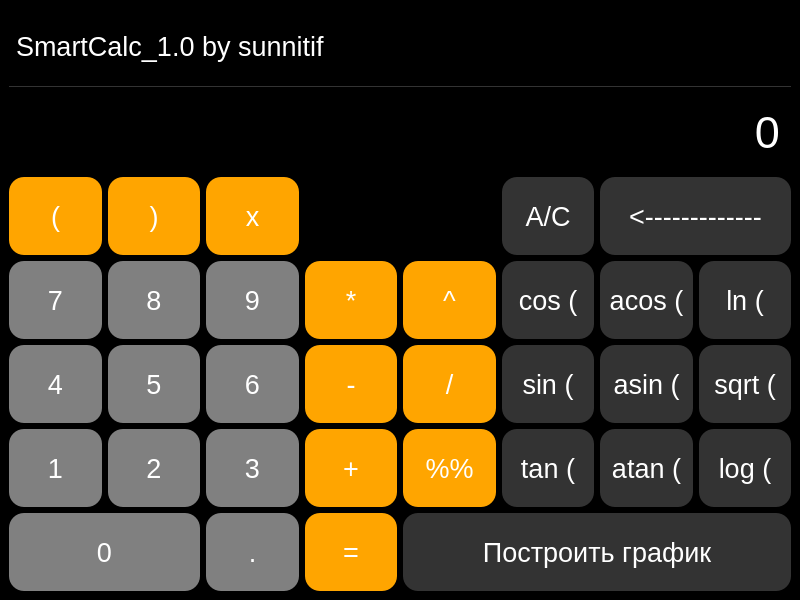
<?xml version="1.0" encoding="UTF-8"?>
<ui version="4.0">
 <class>MainWindow</class>
 <widget class="QMainWindow" name="MainWindow">
  <property name="geometry">
   <rect>
    <x>0</x>
    <y>0</y>
    <width>800</width>
    <height>600</height>
   </rect>
  </property>
  <property name="minimumSize">
   <size>
    <width>800</width>
    <height>600</height>
   </size>
  </property>
  <property name="maximumSize">
   <size>
    <width>800</width>
    <height>600</height>
   </size>
  </property>
  <property name="font">
   <font>
    <pointsize>13</pointsize>
   </font>
  </property>
  <property name="windowTitle">
   <string>MainWindow</string>
  </property>
  <property name="styleSheet">
   <string notr="true">background-color: black;
</string>
  </property>
  <widget class="QWidget" name="centralwidget">
   <layout class="QGridLayout" name="gridLayout">
    <item row="0" column="1">
     <layout class="QGridLayout" name="gridLayout_5">
      <item row="4" column="0">
       <widget class="QPushButton" name="pushButton_4">
        <property name="sizePolicy">
         <sizepolicy hsizetype="Minimum" vsizetype="Preferred">
          <horstretch>0</horstretch>
          <verstretch>0</verstretch>
         </sizepolicy>
        </property>
        <property name="font">
         <font>
          <pointsize>20</pointsize>
         </font>
        </property>
        <property name="styleSheet">
         <string notr="true">border-radius: 15px;
background-color: #808080;
color: white;</string>
        </property>
        <property name="text">
         <string>4</string>
        </property>
       </widget>
      </item>
      <item row="4" column="4">
       <widget class="QPushButton" name="pushButton_divide">
        <property name="sizePolicy">
         <sizepolicy hsizetype="Minimum" vsizetype="Preferred">
          <horstretch>0</horstretch>
          <verstretch>0</verstretch>
         </sizepolicy>
        </property>
        <property name="font">
         <font>
          <pointsize>20</pointsize>
         </font>
        </property>
        <property name="styleSheet">
         <string notr="true">border-radius: 15px;
background-color: #FFA500;
color: white;</string>
        </property>
        <property name="text">
         <string>/</string>
        </property>
       </widget>
      </item>
      <item row="3" column="3">
       <widget class="QPushButton" name="pushButton_multiply">
        <property name="sizePolicy">
         <sizepolicy hsizetype="Minimum" vsizetype="Preferred">
          <horstretch>0</horstretch>
          <verstretch>0</verstretch>
         </sizepolicy>
        </property>
        <property name="font">
         <font>
          <pointsize>20</pointsize>
         </font>
        </property>
        <property name="styleSheet">
         <string notr="true">border-radius: 15px;
background-color: #FFA500;
color: white;</string>
        </property>
        <property name="text">
         <string>*</string>
        </property>
       </widget>
      </item>
      <item row="3" column="1">
       <widget class="QPushButton" name="pushButton_8">
        <property name="sizePolicy">
         <sizepolicy hsizetype="Minimum" vsizetype="Preferred">
          <horstretch>0</horstretch>
          <verstretch>0</verstretch>
         </sizepolicy>
        </property>
        <property name="font">
         <font>
          <pointsize>20</pointsize>
         </font>
        </property>
        <property name="styleSheet">
         <string notr="true">border-radius: 15px;
background-color: #808080;
color: white;</string>
        </property>
        <property name="text">
         <string>8</string>
        </property>
       </widget>
      </item>
      <item row="2" column="1">
       <widget class="QPushButton" name="pushButton_close">
        <property name="sizePolicy">
         <sizepolicy hsizetype="Minimum" vsizetype="Preferred">
          <horstretch>0</horstretch>
          <verstretch>0</verstretch>
         </sizepolicy>
        </property>
        <property name="font">
         <font>
          <pointsize>20</pointsize>
         </font>
        </property>
        <property name="styleSheet">
         <string notr="true">border-radius: 15px;
background-color: #FFA500;
color: white;</string>
        </property>
        <property name="text">
         <string>)</string>
        </property>
       </widget>
      </item>
      <item row="0" column="0" colspan="8">
       <layout class="QHBoxLayout" name="horizontalLayout">
        <item>
         <widget class="QLabel" name="label">
          <property name="font">
           <font>
            <pointsize>20</pointsize>
           </font>
          </property>
          <property name="styleSheet">
           <string notr="true">color: white;
border-bottom: 1px solid #333333;
padding-bottom: 2px;
alignment: AlignVCenter;</string>
          </property>
          <property name="text">
           <string>SmartCalc_1.0 by sunnitif</string>
          </property>
         </widget>
        </item>
       </layout>
      </item>
      <item row="5" column="3">
       <widget class="QPushButton" name="pushButton_plus">
        <property name="sizePolicy">
         <sizepolicy hsizetype="Minimum" vsizetype="Preferred">
          <horstretch>0</horstretch>
          <verstretch>0</verstretch>
         </sizepolicy>
        </property>
        <property name="font">
         <font>
          <pointsize>20</pointsize>
         </font>
        </property>
        <property name="styleSheet">
         <string notr="true">border-radius: 15px;
background-color: #FFA500;
color: white;</string>
        </property>
        <property name="text">
         <string>+</string>
        </property>
       </widget>
      </item>
      <item row="3" column="6">
       <widget class="QPushButton" name="pushButton_acos">
        <property name="sizePolicy">
         <sizepolicy hsizetype="Minimum" vsizetype="Preferred">
          <horstretch>0</horstretch>
          <verstretch>0</verstretch>
         </sizepolicy>
        </property>
        <property name="font">
         <font>
          <pointsize>20</pointsize>
         </font>
        </property>
        <property name="styleSheet">
         <string notr="true">border-radius: 15px;
background-color: #333333;
color: white;</string>
        </property>
        <property name="text">
         <string>acos (</string>
        </property>
       </widget>
      </item>
      <item row="2" column="3" colspan="2">
       <widget class="QTextEdit" name="labelText_x">
        <property name="sizePolicy">
         <sizepolicy hsizetype="Ignored" vsizetype="Ignored">
          <horstretch>0</horstretch>
          <verstretch>0</verstretch>
         </sizepolicy>
        </property>
        <property name="styleSheet">
         <string notr="true">QTextEdit {
    color: white;
    font-size: 20px;
}</string>
        </property>
       </widget>
      </item>
      <item row="4" column="6">
       <widget class="QPushButton" name="pushButton_asin">
        <property name="sizePolicy">
         <sizepolicy hsizetype="Minimum" vsizetype="Preferred">
          <horstretch>0</horstretch>
          <verstretch>0</verstretch>
         </sizepolicy>
        </property>
        <property name="font">
         <font>
          <pointsize>20</pointsize>
         </font>
        </property>
        <property name="styleSheet">
         <string notr="true">border-radius: 15px;
background-color: #333333;
color: white;</string>
        </property>
        <property name="text">
         <string>asin (</string>
        </property>
       </widget>
      </item>
      <item row="6" column="2">
       <widget class="QPushButton" name="pushButton_dot">
        <property name="sizePolicy">
         <sizepolicy hsizetype="Minimum" vsizetype="Preferred">
          <horstretch>0</horstretch>
          <verstretch>0</verstretch>
         </sizepolicy>
        </property>
        <property name="font">
         <font>
          <pointsize>20</pointsize>
         </font>
        </property>
        <property name="styleSheet">
         <string notr="true">border-radius: 15px;
background-color: #808080;
color: white;</string>
        </property>
        <property name="text">
         <string>.</string>
        </property>
       </widget>
      </item>
      <item row="2" column="5">
       <widget class="QPushButton" name="pushButton_ac">
        <property name="sizePolicy">
         <sizepolicy hsizetype="Minimum" vsizetype="Preferred">
          <horstretch>0</horstretch>
          <verstretch>0</verstretch>
         </sizepolicy>
        </property>
        <property name="font">
         <font>
          <pointsize>20</pointsize>
         </font>
        </property>
        <property name="styleSheet">
         <string notr="true">border-radius: 15px;
background-color: #333333;
color: white;</string>
        </property>
        <property name="text">
         <string>A/C</string>
        </property>
       </widget>
      </item>
      <item row="4" column="7">
       <widget class="QPushButton" name="pushButton_sqrt">
        <property name="sizePolicy">
         <sizepolicy hsizetype="Minimum" vsizetype="Preferred">
          <horstretch>0</horstretch>
          <verstretch>0</verstretch>
         </sizepolicy>
        </property>
        <property name="font">
         <font>
          <pointsize>20</pointsize>
         </font>
        </property>
        <property name="styleSheet">
         <string notr="true">border-radius: 15px;
background-color: #333333;
color: white;</string>
        </property>
        <property name="text">
         <string>sqrt (</string>
        </property>
       </widget>
      </item>
      <item row="5" column="2">
       <widget class="QPushButton" name="pushButton_3">
        <property name="sizePolicy">
         <sizepolicy hsizetype="Minimum" vsizetype="Preferred">
          <horstretch>0</horstretch>
          <verstretch>0</verstretch>
         </sizepolicy>
        </property>
        <property name="font">
         <font>
          <pointsize>20</pointsize>
         </font>
        </property>
        <property name="styleSheet">
         <string notr="true">border-radius: 15px;
background-color: #808080;
color: white;</string>
        </property>
        <property name="text">
         <string>3</string>
        </property>
       </widget>
      </item>
      <item row="3" column="2">
       <widget class="QPushButton" name="pushButton_9">
        <property name="sizePolicy">
         <sizepolicy hsizetype="Minimum" vsizetype="Preferred">
          <horstretch>0</horstretch>
          <verstretch>0</verstretch>
         </sizepolicy>
        </property>
        <property name="font">
         <font>
          <pointsize>20</pointsize>
         </font>
        </property>
        <property name="styleSheet">
         <string notr="true">border-radius: 15px;
background-color: #808080;
color: white;</string>
        </property>
        <property name="text">
         <string>9</string>
        </property>
       </widget>
      </item>
      <item row="5" column="5">
       <widget class="QPushButton" name="pushButton_tan">
        <property name="sizePolicy">
         <sizepolicy hsizetype="Minimum" vsizetype="Preferred">
          <horstretch>0</horstretch>
          <verstretch>0</verstretch>
         </sizepolicy>
        </property>
        <property name="font">
         <font>
          <pointsize>20</pointsize>
         </font>
        </property>
        <property name="styleSheet">
         <string notr="true">border-radius: 15px;
background-color: #333333;
color: white;</string>
        </property>
        <property name="text">
         <string>tan (</string>
        </property>
       </widget>
      </item>
      <item row="3" column="5">
       <widget class="QPushButton" name="pushButton_cos">
        <property name="sizePolicy">
         <sizepolicy hsizetype="Minimum" vsizetype="Preferred">
          <horstretch>0</horstretch>
          <verstretch>0</verstretch>
         </sizepolicy>
        </property>
        <property name="font">
         <font>
          <pointsize>20</pointsize>
         </font>
        </property>
        <property name="styleSheet">
         <string notr="true">border-radius: 15px;
background-color: #333333;
color: white;</string>
        </property>
        <property name="text">
         <string>cos (</string>
        </property>
       </widget>
      </item>
      <item row="4" column="5">
       <widget class="QPushButton" name="pushButton_sin">
        <property name="sizePolicy">
         <sizepolicy hsizetype="Minimum" vsizetype="Preferred">
          <horstretch>0</horstretch>
          <verstretch>0</verstretch>
         </sizepolicy>
        </property>
        <property name="font">
         <font>
          <pointsize>20</pointsize>
         </font>
        </property>
        <property name="styleSheet">
         <string notr="true">border-radius: 15px;
background-color: #333333;
color: white;</string>
        </property>
        <property name="text">
         <string>sin (</string>
        </property>
       </widget>
      </item>
      <item row="5" column="7">
       <widget class="QPushButton" name="pushButton_log">
        <property name="sizePolicy">
         <sizepolicy hsizetype="Minimum" vsizetype="Preferred">
          <horstretch>0</horstretch>
          <verstretch>0</verstretch>
         </sizepolicy>
        </property>
        <property name="font">
         <font>
          <pointsize>20</pointsize>
         </font>
        </property>
        <property name="styleSheet">
         <string notr="true">border-radius: 15px;
background-color: #333333;
color: white;</string>
        </property>
        <property name="text">
         <string>log (</string>
        </property>
       </widget>
      </item>
      <item row="5" column="6">
       <widget class="QPushButton" name="pushButton_atan">
        <property name="sizePolicy">
         <sizepolicy hsizetype="Minimum" vsizetype="Preferred">
          <horstretch>0</horstretch>
          <verstretch>0</verstretch>
         </sizepolicy>
        </property>
        <property name="font">
         <font>
          <pointsize>20</pointsize>
         </font>
        </property>
        <property name="styleSheet">
         <string notr="true">border-radius: 15px;
background-color: #333333;
color: white;</string>
        </property>
        <property name="text">
         <string>atan (</string>
        </property>
       </widget>
      </item>
      <item row="2" column="6" colspan="2">
       <widget class="QPushButton" name="pushButton_backspace">
        <property name="sizePolicy">
         <sizepolicy hsizetype="Minimum" vsizetype="Preferred">
          <horstretch>0</horstretch>
          <verstretch>0</verstretch>
         </sizepolicy>
        </property>
        <property name="font">
         <font>
          <pointsize>20</pointsize>
         </font>
        </property>
        <property name="styleSheet">
         <string notr="true">border-radius: 15px;
background-color: #333333;
color: white;</string>
        </property>
        <property name="text">
         <string>&lt;-------------</string>
        </property>
       </widget>
      </item>
      <item row="5" column="0">
       <widget class="QPushButton" name="pushButton_1">
        <property name="sizePolicy">
         <sizepolicy hsizetype="Minimum" vsizetype="Preferred">
          <horstretch>0</horstretch>
          <verstretch>0</verstretch>
         </sizepolicy>
        </property>
        <property name="font">
         <font>
          <pointsize>20</pointsize>
         </font>
        </property>
        <property name="styleSheet">
         <string notr="true">border-radius: 15px;
background-color: #808080;
color: white;</string>
        </property>
        <property name="text">
         <string>1</string>
        </property>
       </widget>
      </item>
      <item row="6" column="4" colspan="4">
       <widget class="QPushButton" name="pushButton_graph">
        <property name="sizePolicy">
         <sizepolicy hsizetype="Minimum" vsizetype="Preferred">
          <horstretch>0</horstretch>
          <verstretch>0</verstretch>
         </sizepolicy>
        </property>
        <property name="font">
         <font>
          <pointsize>20</pointsize>
         </font>
        </property>
        <property name="styleSheet">
         <string notr="true">border-radius: 15px;
background-color: #333333;
color: white;</string>
        </property>
        <property name="text">
         <string>Построить график</string>
        </property>
       </widget>
      </item>
      <item row="3" column="4">
       <widget class="QPushButton" name="pushButton_degree">
        <property name="sizePolicy">
         <sizepolicy hsizetype="Minimum" vsizetype="Preferred">
          <horstretch>0</horstretch>
          <verstretch>0</verstretch>
         </sizepolicy>
        </property>
        <property name="font">
         <font>
          <pointsize>20</pointsize>
         </font>
        </property>
        <property name="styleSheet">
         <string notr="true">border-radius: 15px;
background-color: #FFA500;
color: white;</string>
        </property>
        <property name="text">
         <string>^</string>
        </property>
       </widget>
      </item>
      <item row="5" column="4">
       <widget class="QPushButton" name="pushButton_percent">
        <property name="sizePolicy">
         <sizepolicy hsizetype="Minimum" vsizetype="Preferred">
          <horstretch>0</horstretch>
          <verstretch>0</verstretch>
         </sizepolicy>
        </property>
        <property name="font">
         <font>
          <pointsize>20</pointsize>
         </font>
        </property>
        <property name="styleSheet">
         <string notr="true">border-radius: 15px;
background-color: #FFA500;
color: white;</string>
        </property>
        <property name="text">
         <string>%%</string>
        </property>
       </widget>
      </item>
      <item row="3" column="7">
       <widget class="QPushButton" name="pushButton_ln">
        <property name="sizePolicy">
         <sizepolicy hsizetype="Minimum" vsizetype="Preferred">
          <horstretch>0</horstretch>
          <verstretch>0</verstretch>
         </sizepolicy>
        </property>
        <property name="font">
         <font>
          <pointsize>20</pointsize>
         </font>
        </property>
        <property name="styleSheet">
         <string notr="true">border-radius: 15px;
background-color: #333333;
color: white;</string>
        </property>
        <property name="text">
         <string>ln (</string>
        </property>
       </widget>
      </item>
      <item row="4" column="3">
       <widget class="QPushButton" name="pushButton_minus">
        <property name="sizePolicy">
         <sizepolicy hsizetype="Minimum" vsizetype="Preferred">
          <horstretch>0</horstretch>
          <verstretch>0</verstretch>
         </sizepolicy>
        </property>
        <property name="font">
         <font>
          <pointsize>20</pointsize>
         </font>
        </property>
        <property name="styleSheet">
         <string notr="true">border-radius: 15px;
background-color: #FFA500;
color: white;</string>
        </property>
        <property name="text">
         <string>-</string>
        </property>
       </widget>
      </item>
      <item row="6" column="0" colspan="2">
       <widget class="QPushButton" name="pushButton_0">
        <property name="sizePolicy">
         <sizepolicy hsizetype="Minimum" vsizetype="Preferred">
          <horstretch>0</horstretch>
          <verstretch>0</verstretch>
         </sizepolicy>
        </property>
        <property name="font">
         <font>
          <pointsize>20</pointsize>
         </font>
        </property>
        <property name="styleSheet">
         <string notr="true">border-radius: 15px;
background-color: #808080;
color: white;</string>
        </property>
        <property name="text">
         <string>0</string>
        </property>
       </widget>
      </item>
      <item row="6" column="3">
       <widget class="QPushButton" name="pushButton_equals">
        <property name="sizePolicy">
         <sizepolicy hsizetype="Minimum" vsizetype="Preferred">
          <horstretch>0</horstretch>
          <verstretch>0</verstretch>
         </sizepolicy>
        </property>
        <property name="font">
         <font>
          <pointsize>20</pointsize>
         </font>
        </property>
        <property name="styleSheet">
         <string notr="true">border-radius: 15px;
background-color: #FFA500;
color: white;
                       </string>
        </property>
        <property name="text">
         <string>=</string>
        </property>
       </widget>
      </item>
      <item row="4" column="1">
       <widget class="QPushButton" name="pushButton_5">
        <property name="sizePolicy">
         <sizepolicy hsizetype="Minimum" vsizetype="Preferred">
          <horstretch>0</horstretch>
          <verstretch>0</verstretch>
         </sizepolicy>
        </property>
        <property name="font">
         <font>
          <pointsize>20</pointsize>
         </font>
        </property>
        <property name="styleSheet">
         <string notr="true">border-radius: 15px;
background-color: #808080;
color: white;</string>
        </property>
        <property name="text">
         <string>5</string>
        </property>
       </widget>
      </item>
      <item row="2" column="2">
       <widget class="QPushButton" name="pushButton_x">
        <property name="sizePolicy">
         <sizepolicy hsizetype="Minimum" vsizetype="Preferred">
          <horstretch>0</horstretch>
          <verstretch>0</verstretch>
         </sizepolicy>
        </property>
        <property name="font">
         <font>
          <pointsize>20</pointsize>
         </font>
        </property>
        <property name="styleSheet">
         <string notr="true">border-radius: 15px;
background-color: #FFA500;
color: white;</string>
        </property>
        <property name="text">
         <string>x</string>
        </property>
       </widget>
      </item>
      <item row="5" column="1">
       <widget class="QPushButton" name="pushButton_2">
        <property name="sizePolicy">
         <sizepolicy hsizetype="Minimum" vsizetype="Preferred">
          <horstretch>0</horstretch>
          <verstretch>0</verstretch>
         </sizepolicy>
        </property>
        <property name="font">
         <font>
          <pointsize>20</pointsize>
         </font>
        </property>
        <property name="styleSheet">
         <string notr="true">border-radius: 15px;
background-color: #808080;
color: white;</string>
        </property>
        <property name="text">
         <string>2</string>
        </property>
       </widget>
      </item>
      <item row="3" column="0">
       <widget class="QPushButton" name="pushButton_7">
        <property name="sizePolicy">
         <sizepolicy hsizetype="Minimum" vsizetype="Preferred">
          <horstretch>0</horstretch>
          <verstretch>0</verstretch>
         </sizepolicy>
        </property>
        <property name="font">
         <font>
          <pointsize>20</pointsize>
         </font>
        </property>
        <property name="styleSheet">
         <string notr="true">border-radius: 15px;
background-color: #808080;
color: white;</string>
        </property>
        <property name="text">
         <string>7</string>
        </property>
       </widget>
      </item>
      <item row="2" column="0">
       <widget class="QPushButton" name="pushButton_open">
        <property name="sizePolicy">
         <sizepolicy hsizetype="Minimum" vsizetype="Preferred">
          <horstretch>0</horstretch>
          <verstretch>0</verstretch>
         </sizepolicy>
        </property>
        <property name="font">
         <font>
          <pointsize>20</pointsize>
         </font>
        </property>
        <property name="styleSheet">
         <string notr="true">border-radius: 15px;
background-color: #FFA500;
color: white;</string>
        </property>
        <property name="text">
         <string>(</string>
        </property>
       </widget>
      </item>
      <item row="4" column="2">
       <widget class="QPushButton" name="pushButton_6">
        <property name="sizePolicy">
         <sizepolicy hsizetype="Minimum" vsizetype="Preferred">
          <horstretch>0</horstretch>
          <verstretch>0</verstretch>
         </sizepolicy>
        </property>
        <property name="font">
         <font>
          <pointsize>20</pointsize>
         </font>
        </property>
        <property name="styleSheet">
         <string notr="true">border-radius: 15px;
background-color: #808080;
color: white;</string>
        </property>
        <property name="text">
         <string>6</string>
        </property>
       </widget>
      </item>
      <item row="1" column="0" colspan="8">
       <layout class="QVBoxLayout" name="verticalLayout">
        <item>
         <widget class="QLabel" name="labelText">
          <property name="layoutDirection">
           <enum>Qt::LeftToRight</enum>
          </property>
          <property name="styleSheet">
           <string notr="true">qproperty-alignment: 'AlignRight | AlignVCenter';
color: white;
font-size: 45px; 
margin-left:20px;</string>
          </property>
          <property name="text">
           <string>0</string>
          </property>
          <property name="alignment">
           <set>Qt::AlignRight|Qt::AlignTrailing|Qt::AlignVCenter</set>
          </property>
         </widget>
        </item>
       </layout>
      </item>
     </layout>
    </item>
   </layout>
  </widget>
 </widget>
 <tabstops>
  <tabstop>pushButton_4</tabstop>
  <tabstop>pushButton_1</tabstop>
  <tabstop>pushButton_8</tabstop>
  <tabstop>pushButton_5</tabstop>
  <tabstop>pushButton_2</tabstop>
  <tabstop>pushButton_9</tabstop>
  <tabstop>pushButton_6</tabstop>
  <tabstop>pushButton_3</tabstop>
  <tabstop>pushButton_multiply</tabstop>
  <tabstop>pushButton_minus</tabstop>
  <tabstop>pushButton_plus</tabstop>
  <tabstop>pushButton_dot</tabstop>
  <tabstop>pushButton_divide</tabstop>
  <tabstop>pushButton_degree</tabstop>
  <tabstop>pushButton_open</tabstop>
  <tabstop>pushButton_close</tabstop>
  <tabstop>pushButton_7</tabstop>
  <tabstop>pushButton_equals</tabstop>
 </tabstops>
 <resources/>
 <connections/>
</ui>
